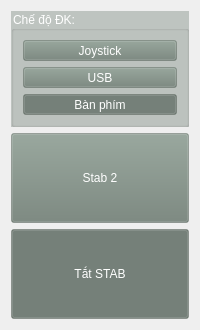
     <widget class="QWidget" name="tab_2">
      <attribute name="title">
       <string>Tab 2</string>
      </attribute>
      <layout class="QVBoxLayout" name="verticalLayout_4">
       <item>
        <widget class="QGroupBox" name="groupBox_17">
         <property name="styleSheet">
          <string notr="true">color:white; background-color: rgba(114,129,119,100);</string>
         </property>
         <property name="title">
          <string>Chế độ ĐK:</string>
         </property>
         <layout class="QGridLayout" name="gridLayout_16">
          <item row="0" column="0">
           <widget class="QCustomButton" name="bt_zero_set_3">
            <property name="sizePolicy">
             <sizepolicy hsizetype="Minimum" vsizetype="Preferred">
              <horstretch>0</horstretch>
              <verstretch>0</verstretch>
             </sizepolicy>
            </property>
            <property name="text">
             <string>Joystick</string>
            </property>
            <property name="checkable">
             <bool>true</bool>
            </property>
            <property name="autoExclusive">
             <bool>true</bool>
            </property>
           </widget>
          </item>
          <item row="1" column="0">
           <widget class="QCustomButton" name="bt_control_usb">
            <property name="sizePolicy">
             <sizepolicy hsizetype="Minimum" vsizetype="Preferred">
              <horstretch>0</horstretch>
              <verstretch>0</verstretch>
             </sizepolicy>
            </property>
            <property name="text">
             <string>USB</string>
            </property>
            <property name="checkable">
             <bool>true</bool>
            </property>
            <property name="autoExclusive">
             <bool>true</bool>
            </property>
           </widget>
          </item>
          <item row="2" column="0">
           <widget class="QCustomButton" name="bt_control_usb_2">
            <property name="sizePolicy">
             <sizepolicy hsizetype="Minimum" vsizetype="Preferred">
              <horstretch>0</horstretch>
              <verstretch>0</verstretch>
             </sizepolicy>
            </property>
            <property name="text">
             <string>Bàn phím</string>
            </property>
            <property name="checkable">
             <bool>true</bool>
            </property>
            <property name="checked">
             <bool>true</bool>
            </property>
            <property name="autoExclusive">
             <bool>true</bool>
            </property>
           </widget>
          </item>
         </layout>
        </widget>
       </item>
       <item>
        <widget class="QCustomButton" name="bt_stab_2">
         <property name="sizePolicy">
          <sizepolicy hsizetype="Minimum" vsizetype="Fixed">
           <horstretch>0</horstretch>
           <verstretch>0</verstretch>
          </sizepolicy>
         </property>
         <property name="minimumSize">
          <size>
           <width>0</width>
           <height>90</height>
          </size>
         </property>
         <property name="styleSheet">
          <string notr="true">color:white; background-color: rgba(114,129,119,100);</string>
         </property>
         <property name="text">
          <string>Stab 2</string>
         </property>
         <property name="checkable">
          <bool>true</bool>
         </property>
         <property name="autoExclusive">
          <bool>true</bool>
         </property>
        </widget>
       </item>
       <item>
        <widget class="QCustomButton" name="bt_video_test_2">
         <property name="sizePolicy">
          <sizepolicy hsizetype="Preferred" vsizetype="Fixed">
           <horstretch>0</horstretch>
           <verstretch>0</verstretch>
          </sizepolicy>
         </property>
         <property name="minimumSize">
          <size>
           <width>0</width>
           <height>90</height>
          </size>
         </property>
         <property name="styleSheet">
          <string notr="true">color:white; background-color: rgba(114,129,119,100);</string>
         </property>
         <property name="text">
          <string>Tắt STAB</string>
         </property>
         <property name="checkable">
          <bool>true</bool>
         </property>
         <property name="checked">
          <bool>true</bool>
         </property>
         <property name="autoExclusive">
          <bool>true</bool>
         </property>
        </widget>
       </item>
      </layout>
     </widget>
